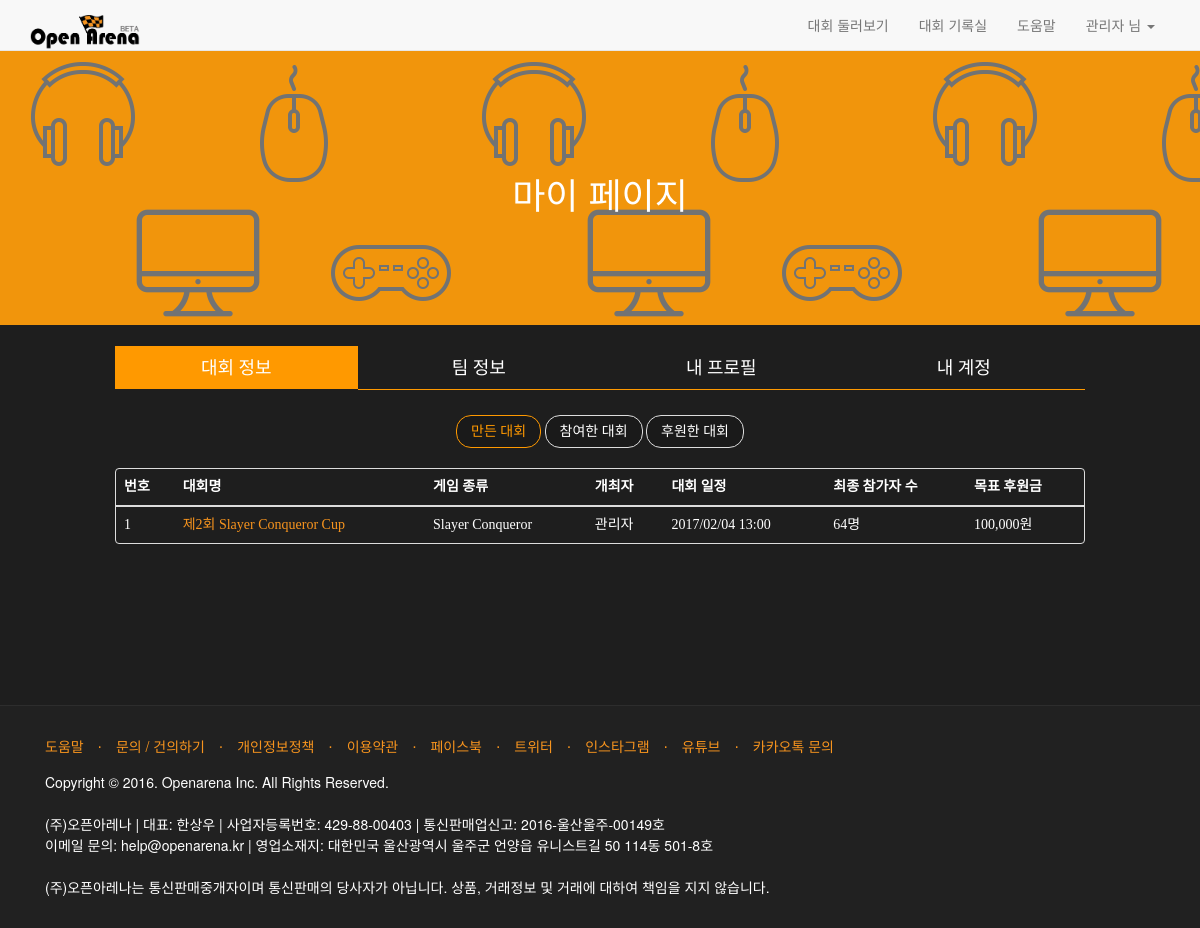
The app's page /accounts/mypage/ (signed in), older data.
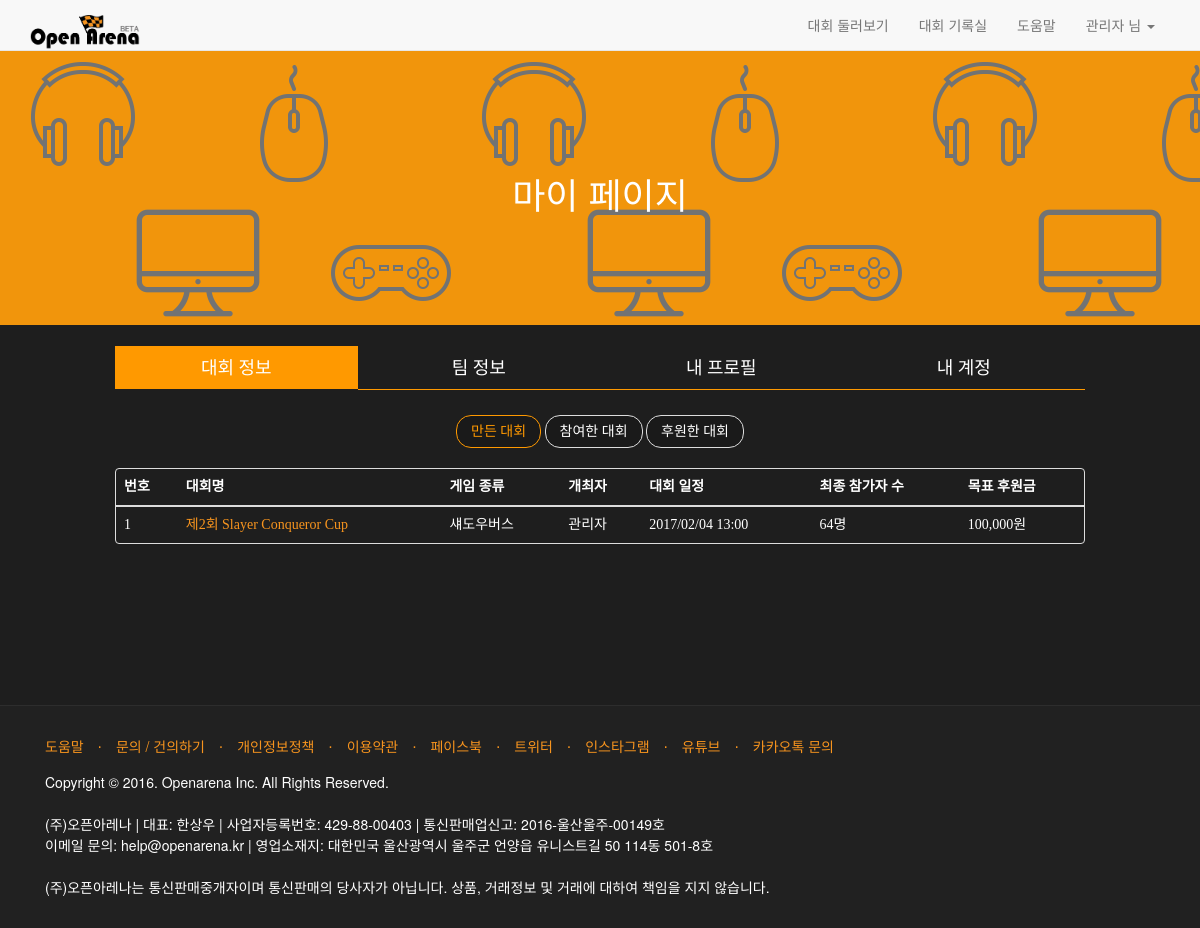
The same page, newer data.
### main/models.py (models this page shows)
class Making(models.Model):
    id = models.AutoField(primary_key=True)
    username = models.CharField(max_length=40, default='')
    email = models.CharField(max_length=40, default='')
    when = models.CharField(max_length=40, default=timezone.localtime(timezone.now()))
    tournament_name = models.CharField(max_length=40, default='')
    tournament_game = models.CharField(max_length=20, default='')
    tournament_url = models.CharField(max_length=20, default='')
    streaming_url = models.CharField(max_length=20, default='')
    streaming_url_spec = models.CharField(max_length=40, default='')
    registration = models.CharField(max_length=20, default='')
    registration_team = models.CharField(max_length=20, default='')
    participant = models.CharField(max_length=20, default='')
    starttime = models.CharField(max_length=20, default='')
    checkin = models.CharField(max_length=20, default='')
    checkin_time = models.CharField(max_length=20, default='')
    description = summer_fields.SummernoteTextField()
    funding_goal = models.CharField(max_length=20, default='')
    promise = models.CharField(max_length=200, default='')
    promise_spec = models.CharField(max_length=200, default='')
    reward = models.CharField(max_length=200, default='')
    reward_spec = models.CharField(max_length=200, default='')
    template = models.CharField(max_length=40, default='')
    phone = models.CharField(max_length=20, default='')
    confirm = models.CharField(max_length=20, default='')
    notice = summer_fields.SummernoteTextField()
    funding_endtime = models.CharField(max_length=20, default='')
    participation_endtime = models.CharField(max_length=20, default='')
    summary = models.TextField(default='')
    main_image = models.CharField(max_length=100, default='')
    cover_image = models.CharField(max_length=100, default='')
    poster_image = models.CharField(max_length=100, default='')
    match_image = models.CharField(max_length=100, default='')

### accounts/views.py (the view)
def mypage(request):
    if not request.user.is_authenticated():
        messages.success(request, "로그인이 필요한 페이지입니다. 먼저 로그인을 해주세요.")
        return render(request, 'accounts/login.html', {})
    else:
        participation_info = 0
        funding_info = 0
        tournament_info = 0
        if Participation.objects.filter(username=request.user.username).exists():
            participation_info = Participation.objects.filter(username=request.user.username)
        if Funding.objects.filter(username=request.user.username).exists():
            funding_info = Funding.objects.filter(username=request.user.username)
        if Making.objects.filter(username=request.user.username).exists():
            tournament_info = Making.objects.filter(username=request.user.username)
        return render(request, 'accounts/mypage.html', {'participation_info': participation_info,
                                                        'funding_info': funding_info,
                                                        'tournament_info': tournament_info})

### accounts/email-auth.py (called while the page is built)
    def get_user(self, user_id):
        try:
            return User.objects.get(pk=user_id)
        except User.DoesNotExist:
            return None

### accounts/templates/accounts/mypage.html (shortened to what the changed rows need)
{% extends "main/base.html" %}
{% load staticfiles %}
{% load humanize %}
{% block head %}
    <link rel="stylesheet" href="{% static 'css/participation.css' %}">
    <link rel="stylesheet" href="{% static 'css/custom_kyoungin.css' %}">
    <header class="help_head" style="background: url({% static 'img/q_cover.png' %}); margin-bottom: 0;">
        <div class="help_head_inner">
            <h1 class="help_head_title">마이 페이지</h1>
        </div>
    </header>
{% endblock %}
{% block content %}
    <div class="gray">
        <div class="block-b" style="padding:0px">
            <div class="col-xs-12 col-lg-10 col-sm-10 col-sm-offset-1">
                <div class="mypage_content">
                    <div class="tab-content">
                        <div class="tab-pane fade in active" id="tab1">
                            <div id="div_making_tournament" class="panel panel-default panel-table">
                                <div class="panel-body">
                                    <table class="table table-striped table-list">
                                        <thead>
                                        <tr>
                                            <th>번호</th>
                                            <th>대회명</th>
                                            <th>게임 종류</th>
                                            <th>개최자</th>
                                            <th>대회 일정</th>
                                            <th>최종 참가자 수</th>
                                            <th>목표 후원금</th>
                                        </tr>
                                        </thead>
                                        <tbody>
                                        {% if tournament_info %}
                                            {% for ti in tournament_info %}
                                                <tr>
                                                    <td>{{ forloop.counter }}</td>
                                                    <td><a href="">{{ ti.tournament_name }}</a></td>
                                                    <td>{{ ti.tournament_game }}</td>
                                                    <td>{{ ti.username }}</td>
                                                    <td>{{ ti.starttime }}</td>
                                                    <td>{{ ti.participant }}명</td>
                                                    <td>{{ ti.funding_goal|intcomma }}원</td>
                                                </tr>
                                            {% endfor %}
                                        {% endif %}
                                        </tbody>
                                    </table>
                                </div>
                            </div>
                        </div>
                    </div>
                </div>
            </div>
        </div>
    </div>
{% endblock %}

Row changes from the older to the newer data that the page shows:
changed Making "제2회 Slayer Conqueror Cup": tournament_game "Slayer Conqueror" → "섀도우버스"
